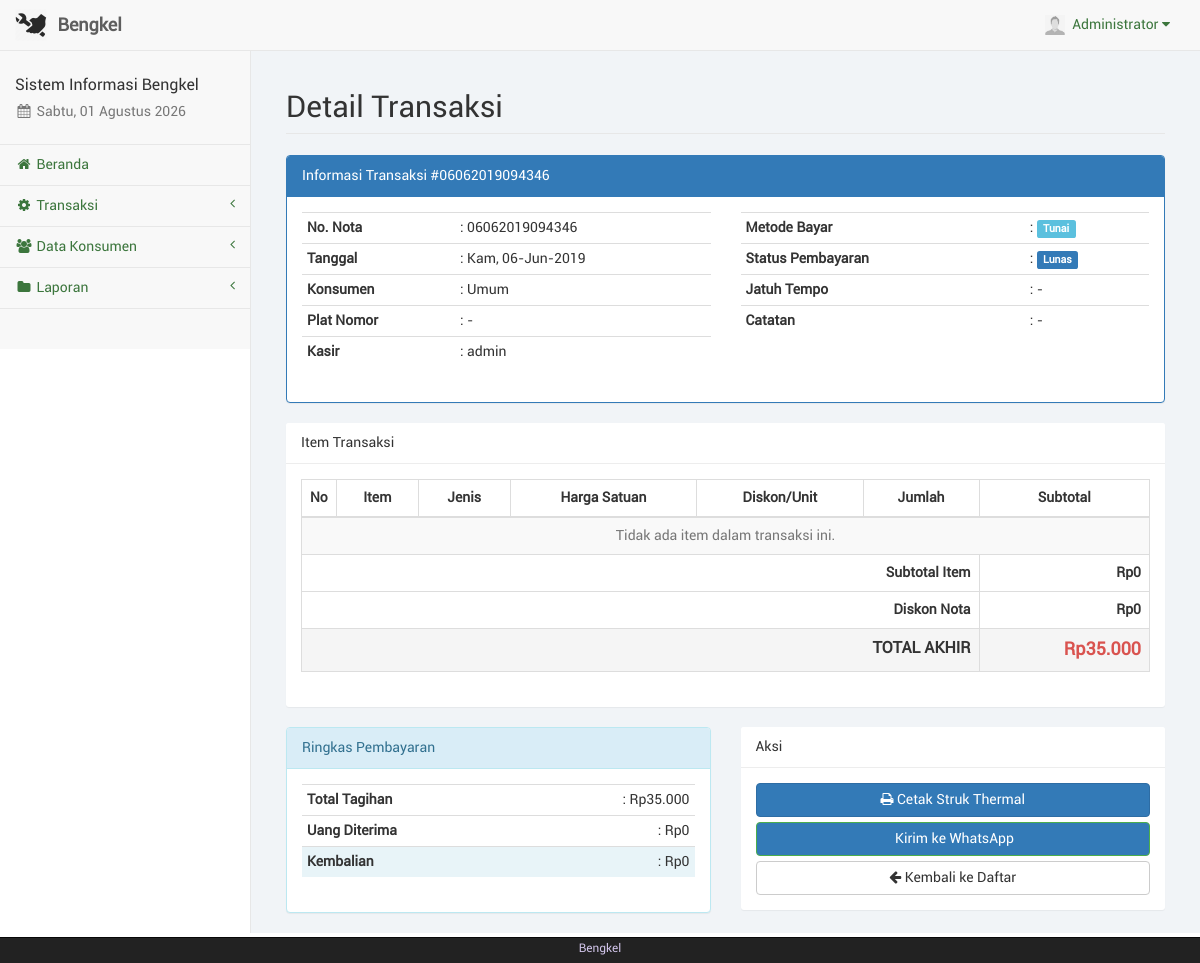
Screenshot of /trx_detail_v2.php?id=06062019094346 (signed in) with the database file from the repository.
### tables this page shows
CREATE TABLE IF NOT EXISTS `trx` (
  `id_trx` varchar(20) NOT NULL,
  `id_kon` int(11) NOT NULL,
  `tgl_trx` date NOT NULL,
  `total` varchar(20) NOT NULL,
  `id_kasir` int(11) NOT NULL
);

CREATE TABLE IF NOT EXISTS `konsumen` (
  `id_kon` int(11) NOT NULL,
  `nama_kon` varchar(50) NOT NULL,
  `telp_kon` varchar(20) NOT NULL,
  `alamat_kon` text NOT NULL
);

### sess_check.php (called while the page is built, shortened)
<?php
	$chk_sess = isset($_SESSION['admin']) ? (int)$_SESSION['admin'] : 0;
	include("dist/config/koneksi.php");
	$sql_sess = "SELECT * FROM admin WHERE id_adm='$chk_sess'";
	$ress_sess = mysqli_query($conn, $sql_sess);
	$row_sess = mysqli_fetch_array($ress_sess);
	$sess_admname = $row_sess['nama_adm'];
	$sess_admfoto = $row_sess['foto_adm'];
?>

### dist/function/format_tanggal.php (called while the page is built, shortened)
<?php
	function format_tanggal($tgl) {
		$blns = array("", "Jan", "Feb", "Mar", "Apr", "Mei", "Jun", "Jul", "Ags", "Sep", "Okt", "Nov", "Des");
		$hrs = array("Min", "Sen", "Sel", "Rab", "Kam", "Jum", "Sab");
		$tgls = getdate(strtotime($tgl));
		$hr = (strlen($tgls['mday']) == 1 ? "0". $tgls['mday'] : $tgls['mday']);
		$tanggal = $hrs[$tgls['wday']] .", ". $hr ."-". $blns[$tgls['mon']] ."-". $tgls['year'];
		return $tanggal;
	}
?>

### dist/function/format_rupiah.php (called while the page is built, shortened)
<?php
	function format_rupiah($rp) {
		$jumlah = number_format($rp, 0, ",", ".");
		$rupiah = "Rp". $jumlah;
		return $rupiah;
	}
?>

### trx_detail_v2.php (the view, shortened to what this page needs)
<?php
	include("sess_check.php");
	$pagedesc = "Detail Transaksi";
	include("layout_top.php");
	include("dist/function/format_tanggal.php");
	include("dist/function/format_rupiah.php");
	function inp_str($conn,$v){ return mysqli_real_escape_string($conn, trim(strip_tags($v))); }
	$id_trx = inp_str($conn, $_GET['id']);
	$sql_header = "SELECT trx.*, konsumen.nama_kon, admin.user_adm
					FROM trx
					LEFT JOIN konsumen ON trx.id_kon=konsumen.id_kon
					LEFT JOIN admin ON trx.id_kasir=admin.id_adm
					WHERE trx.id_trx='$id_trx'
					LIMIT 1";
	$res_header = mysqli_query($conn, $sql_header);
	$header = mysqli_fetch_array($res_header);
	$nama_kon = $header['nama_kon'] ? $header['nama_kon'] : 'Umum';
	$user_kasir = $header['user_adm'] ? $header['user_adm'] : '-';
	$sql_detail = "SELECT * FROM trx_detail WHERE id_trx='$id_trx' ORDER BY id_detail ASC";
	$res_detail = mysqli_query($conn, $sql_detail);
?>
<div id="page-wrapper">
  <div class="container-fluid">
    <div class="row"><div class="col-lg-12"><h1 class="page-header">Detail Transaksi</h1></div></div>
    <div class="row"><div class="col-lg-12"><?php include("layout_alert.php"); ?></div></div>
    <div class="row">
      <div class="col-lg-12">
        <div class="panel panel-primary">
          <div class="panel-heading">
            Informasi Transaksi #<?php echo htmlspecialchars($id_trx); ?>
          </div>
          <div class="panel-body">
            <div class="row">
              <div class="col-sm-6">
                <table class="table table-condensed">
                  <tr>
                    <td><strong>No. Nota</strong></td>
                    <td>: <?php echo htmlspecialchars($header['id_trx']); ?></td>
                  </tr>
                  <tr>
                    <td><strong>Tanggal</strong></td>
                    <td>: <?php echo format_tanggal($header['tgl_trx']); ?></td>
                  </tr>
                  <tr>
                    <td><strong>Konsumen</strong></td>
                    <td>: <?php echo htmlspecialchars($nama_kon); ?></td>
                  </tr>
                  <tr>
                    <td><strong>Plat Nomor</strong></td>
                    <td>: <?php echo $header['plat_nomor'] ? htmlspecialchars($header['plat_nomor']) : '-'; ?></td>
                  </tr>
                  <tr>
                    <td><strong>Kasir</strong></td>
                    <td>: <?php echo htmlspecialchars($user_kasir); ?></td>
                  </tr>
                </table>
              </div>
              <div class="col-sm-6">
                <table class="table table-condensed">
                  <tr>
                    <td><strong>Metode Bayar</strong></td>
                    <td>: <span class="label label-info"><?php echo htmlspecialchars($header['metode_bayar']); ?></span></td>
                  </tr>
                  <tr>
                    <td><strong>Status Pembayaran</strong></td>
                    <td>:
                      <?php
                        if($header['status_bayar'] == 'Lunas'){
                          echo '<span class="label label-success">Lunas</span>';
                        }else{
                          echo '<span class="label label-warning">Belum Lunas</span>';
                        }
                      ?>
                    </td>
                  </tr>
                  <tr>
                    <td><strong>Jatuh Tempo</strong></td>
                    <td>: <?php echo $header['jatuh_tempo'] ? format_tanggal($header['jatuh_tempo']) : '-'; ?></td>
                  </tr>
                  <tr>
                    <td><strong>Catatan</strong></td>
                    <td>: <?php echo $header['catatan'] ? htmlspecialchars($header['catatan']) : '-'; ?></td>
                  </tr>
                </table>
              </div>
            </div>
          </div>
        </div>
      </div>
    </div>
    <div class="row">
      <div class="col-lg-12">
        <div class="panel panel-default">
          <div class="panel-heading">Item Transaksi</div>
          <div class="panel-body">
            <table class="table table-striped table-bordered">
              <thead>
                <tr>
                  <th width="1%">No</th>
                  <th>Item</th>
                  <th class="text-center">Jenis</th>
                  <th class="text-right">Harga Satuan</th>
                  <th class="text-right">Diskon/Unit</th>
                  <th class="text-center">Jumlah</th>
                  <th class="text-right">Subtotal</th>
                </tr>
              </thead>
              <tbody>
                <?php
                  if(mysqli_num_rows($res_detail) > 0){
                    $i = 1;
                    $grand_total = 0;
                    while($detail = mysqli_fetch_array($res_detail)){
                      $grand_total += $detail['subtotal'];
                      echo '<tr>';
                      echo '<td class="text-center">'.$i.'</td>';
                      echo '<td>'.htmlspecialchars($detail['nama_snap']).'</td>';
                      echo '<td class="text-center"><span class="label label-default">'.htmlspecialchars($detail['jenis_snap']).'</span></td>';
                      echo '<td class="text-right">'.format_rupiah($detail['harga_snap']).'</td>';
                      echo '<td class="text-right">'.format_rupiah($detail['diskon']).'</td>';
                      echo '<td class="text-center">'.$detail['jml'].'</td>';
                      echo '<td class="text-right"><strong>'.format_rupiah($detail['subtotal']).'</strong></td>';
                      echo '</tr>';
                      $i++;
                    }
                  }else{
                    echo '<tr><td colspan="7" class="text-center text-muted">Tidak ada item dalam transaksi ini.</td></tr>';
                  }
                ?>
              </tbody>
              <tfoot>
                <tr>
                  <th colspan="6" class="text-right">Subtotal Item</th>
                  <th class="text-right"><strong><?php echo format_rupiah($grand_total); ?></strong></th>
                </tr>
                <tr>
                  <th colspan="6" class="text-right">Diskon Nota</th>
                  <th class="text-right"><strong><?php echo format_rupiah($header['diskon_nota']); ?></strong></th>
                </tr>
                <tr style="background:#f5f5f5;font-size:16px;">
                  <th colspan="6" class="text-right">TOTAL AKHIR</th>
                  <th class="text-right" style="font-size:18px;color:#d9534f;"><strong><?php echo format_rupiah($header['total']); ?></strong></th>
                </tr>
              </tfoot>
            </table>
          </div>
        </div>
      </div>
    </div>
    <div class="row">
      <div class="col-lg-6">
        <div class="panel panel-info">
          <div class="panel-heading">Ringkas Pembayaran</div>
          <div class="panel-body">
            <table class="table table-condensed">
              <tr>
                <td><strong>Total Tagihan</strong></td>
                <td class="text-right">: <?php echo format_rupiah($header['total']); ?></td>
              </tr>
              <tr>
                <td><strong>Uang Diterima</strong></td>
                <td class="text-right">: <?php echo format_rupiah($header['bayar']); ?></td>
              </tr>
              <tr style="background:#e8f4f8;">
                <td><strong>Kembalian</strong></td>
                <td class="text-right">: <?php echo format_rupiah($header['kembali']); ?></td>
              </tr>
            </table>
          </div>
        </div>
      </div>
      <div class="col-lg-6">
        <div class="panel panel-default">
          <div class="panel-heading">Aksi</div>
          <div class="panel-body">
            <a href="struk_thermal.php?id=<?php echo htmlspecialchars($id_trx); ?>" class="btn btn-primary btn-block" target="_blank">
              <i class="fa fa-print"></i> Cetak Struk Thermal
            </a>
            <a href="kirim_wa.php?id=<?php echo htmlspecialchars($id_trx); ?>" class="btn btn-success btn-block">
              <i class="fa fa-whatsapp"></i> Kirim ke WhatsApp
            </a>
            <a href="trx_v2.php" class="btn btn-default btn-block">
              <i class="fa fa-arrow-left"></i> Kembali ke Daftar
            </a>
          </div>
        </div>
      </div>
    </div>
  </div>
</div>
<?php include("layout_bottom.php"); ?>

### layout_top.php (shortened to what this page needs)
<?php
	$haries = array("Sunday" => "Minggu", "Monday" => "Senin", "Tuesday" => "Selasa", "Wednesday" => "Rabu", "Thursday" => "Kamis", "Friday" => "Jum'at", "Saturday" => "Sabtu");
	$bulans = array("", "Januari", "Februari", "Maret", "April", "Mei", "Juni", "Juli", "Agustus", "September", "Oktober", "November", "Desember");
	$hari_ini = $haries[date("l")];
	$bulan_ini = $bulans[date("n")];
	$tanggal = date("d");
	$tahun = date("Y");
?>
<!DOCTYPE html>
<html lang="en">
<head>
	<link href="libs/bootstrap/dist/css/bootstrap.min.css" rel="stylesheet">
	<link href="libs/metisMenu/dist/metisMenu.min.css" rel="stylesheet">
    <link href="libs/datatables-plugins/integration/bootstrap/3/dataTables.bootstrap.css" rel="stylesheet">
    <link href="libs/datatables-responsive/css/dataTables.responsive.css" rel="stylesheet">
	<link href="dist/css/sb-admin-2.css" rel="stylesheet">
	<link href="dist/css/offline-font.css" rel="stylesheet">
	<link href="dist/css/custom.css" rel="stylesheet">
	<link href="libs/font-awesome/css/font-awesome.min.css" rel="stylesheet" type="text/css">
</head>
<body>
    <div id="wrapper">
        <nav class="navbar navbar-default navbar-static-top" role="navigation" style="margin-bottom: 0">
            <div class="navbar-header">
				<a class="navbar-brand hidden-xs" href="index.php">
					<img src="foto/logo.png" alt="brand" width="32" class="float-left image-brand">
					<div class="float-right">&nbsp;<strong>Bengkel</strong></div>
				</a>
			</div>
            <ul class="nav navbar-top-links navbar-right">
				<li class="dropdown dropdown-right">
					<a class="dropdown-toggle" data-toggle="dropdown" href="#">
						<img src="../foto/<?php echo $sess_admfoto;?>" width="20px" height="20px" padding="0px">&nbsp;&nbsp;<?php echo ucfirst($sess_admname); ?>&nbsp;<i class="fa fa-caret-down"></i>
					</a>
				</li>
			</ul>
            <div class="navbar-default sidebar" role="navigation">
                <div class="sidebar-nav navbar-collapse">
                    <ul class="nav" id="side-menu">
                        <li class="sidebar-search">
							<h4>Sistem Informasi Bengkel</h4>
							<h5 class="text-muted"><i class="fa fa-calendar fa-fw"></i>&nbsp;<?php echo $hari_ini.", ".$tanggal." ".$bulan_ini." ".$tahun ?></h5>
						</li>
						<?php
							if($pagedesc == "Beranda") {
								echo '<li><a href="index.php" class="active"><i class="fa fa-home fa-fw"></i>&nbsp;Beranda</a></li>';
							}
							else {
								echo '<li><a href="index.php"><i class="fa fa-home fa-fw"></i>&nbsp;Beranda</a></li>';
							}
							if(isset($menuparent) && $menuparent == "transaksi") {
								echo '<li class="active">';
							}
							else {
								echo '<li>';
							}
						?>
							<a href="#"><i class="fa fa-gear fa-fw"></i>&nbsp;Transaksi<span class="fa arrow"></span></a>
						</li>
						<?php
							if(isset($menuparent) && $menuparent == "konsumen") {
								echo '<li class="active">';
							}
							else {
								echo '<li>';
							}
						?>
							<a href="#"><i class="fa fa-group fa-fw"></i>&nbsp;Data Konsumen<span class="fa arrow"></span></a>
						<?php
							if(isset($menuparent) && $menuparent == "laporan") {
								echo '<li class="active">';
							}
							else {
								echo '<li>';
							}
						?>
							<a href="#"><i class="fa fa-folder fa-fw"></i>&nbsp;Laporan<span class="fa arrow"></span></a>
						</li>
	                </ul>
                </div>
            </div>
        </nav>

### rows the page displays
trx: id_trx "06062019094346", tgl_trx "Kam, 06-Jun-2019", id_kon.nama_kon "Umum", admin.user_adm "admin", metode_bayar "Tunai", diskon_nota "Rp0", total "Rp35.000", bayar "Rp0", kembali "Rp0"

### other values shown
$sess_admname "Administrator"
$id_trx "06062019094346"
format_rupiah($grand_total) "Rp0"
